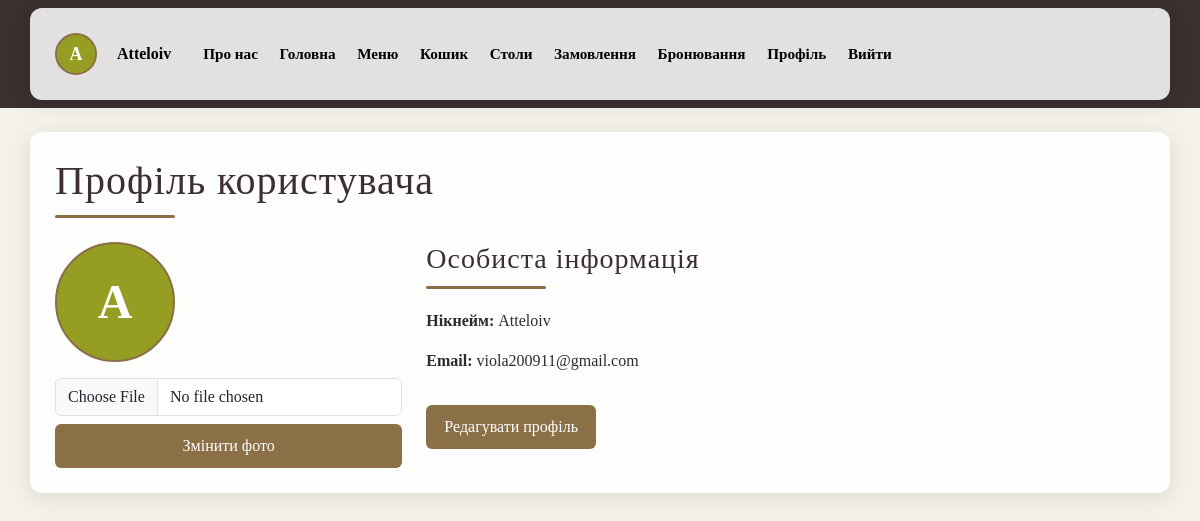
Screenshot of /profile/ (signed in) with the database file from the repository.
### database.py (models this page shows, shortened)
class Base(DeclarativeBase):
    def create_db(self):
        Base.metadata.create_all(engine)
    def drop_db(self):
        Base.metadata.drop_all(engine)

class Users(UserMixin, Base):
    __tablename__ = "users"
    id: Mapped[int] = mapped_column(primary_key=True)
    nickname: Mapped[str] = mapped_column(String(100), unique=True)
    email: Mapped[str] = mapped_column(String(150), unique=True)
    password: Mapped[str] = mapped_column(String(100))
    status_admin: Mapped[bool] = mapped_column(Boolean, default=False)
    avatar_color: Mapped[str] = mapped_column(String(20), nullable=True)
    avatar_letter: Mapped[str] = mapped_column(String(2), nullable=True)
    avatar_image: Mapped[str] = mapped_column(String(200), nullable=True)
    orders = relationship("Orders", back_populates="user", cascade="all, delete")
    reservations = relationship("Reservations", back_populates="user", cascade="all, delete")

### main.py (the view)
@app.route('/profile/')
@login_required
def profile():
    user = get_user_profile(current_user.id)
    return render_template('profile.html', user=user)

### database.py (called while the page is built)
def search_user(user_id):
    with Session() as session:
        user = session.query(Users).filter_by(id=user_id).first()
        return user

def get_user_profile(user_id: int):
    with Session() as session:
        user = session.query(Users).filter_by(id=user_id).first()
        if user:
            session.refresh(user)
        return user

### main.py (called while the page is built)
@login_manager.user_loader
def load_user(user_id):
    return search_user(user_id)

### templates/profile.html (shortened to what this page needs)
{% extends "base.html" %}
{% block content %}
<h1>Профіль користувача</h1>
<div class="decor-line"></div>
<div class="row mt-4">
    <div class="col-md-4 text-center">
        {% if current_user.avatar_image %}
        <img src="{{ url_for('static', filename='images/profile/' + current_user.avatar_image) }}" class="avatar"
            style="width:120px;height:120px;">
        {% else %}
        <div class="avatar-circle"
            style="width:120px;height:120px;font-size:48px;background:{{ current_user.avatar_color }}">
            {{ current_user.avatar_letter }}
        </div>
        {% endif %}
        <form action="{{ url_for('upload_avatar') }}" method="POST" enctype="multipart/form-data" class="mt-3">
            <input type="file" name="avatar" class="form-control mb-2">
            <button class="btn btn-custom w-100">Змінити фото</button>
        </form>
    </div>
    <div class="col-md-8">
        <h3>Особиста інформація</h3>
        <div class="decor-line"></div>
        <p><strong>Нікнейм:</strong> {{ current_user.nickname }}</p>
        <p><strong>Email:</strong> {{ current_user.email }}</p>
        <a href="{{ url_for('edit_profile') }}" class="btn btn-custom mt-3">Редагувати профіль</a>
    </div>
</div>
{% endblock %}

### templates/base.html (shortened to what this page needs)
<!DOCTYPE html>
<html lang="en">
<head>
    <link href="https://cdn.jsdelivr.net/npm/bootstrap@5.3.8/dist/css/bootstrap.min.css" rel="stylesheet"
>
</head>
<body>
    <nav class="navbar navbar-dark bg-dark mb-4">
        <div class="container d-flex flex-wrap align-items-center gap-2 gap-md-3">
            {% if current_user.is_authenticated %}
            {% if current_user.avatar_image %}
            <img src="{{ url_for('static', filename='images/profile/' + current_user.avatar_image) }}" class="avatar">
            {% else %}
            <div class="avatar-circle" style="background: {{ current_user.avatar_color }}">
                {{ current_user.avatar_letter }}
            </div>
            {% endif %}
            <span class="ms-1 navbar-user me-2 me-md-3">{{ current_user.nickname }}</span>
            <a class="navbar-brand py-1" href="{{ url_for('about_us') }}">Про нас</a>
            <a class="navbar-brand py-1" href="{{ url_for('home_page') }}">Головна</a>
            <a class="navbar-brand py-1" href="{{ url_for('menu') }}">Меню</a>
            <a class="navbar-brand py-1" href="{{ url_for('cart') }}">Кошик</a>
            <a class="navbar-brand py-1" href="{{ url_for('tables') }}">Столи</a>
            <a class="navbar-brand py-1" href="{{ url_for('orders') }}">Замовлення</a>
            <a class="navbar-brand py-1" href="{{ url_for('reservations') }}">Бронювання</a>
            <a class="navbar-brand py-1" href="{{ url_for('profile') }}">Профіль</a>
            <a class="navbar-brand py-1" href="javascript:void(0)" onclick="confirmLogout()">Вийти</a>
            {% else %}
            <a class="navbar-brand py-1" href="{{ url_for('about_us') }}">Про нас</a>
            <a class="navbar-brand py-1" href="{{ url_for('login') }}">Увійти</a>
            <a class="navbar-brand py-1" href="{{ url_for('register') }}">Зареєструватись</a>
            {% endif %}
        </div>
    </nav>
    <main class="container">
        {% block content %}
        {% endblock %}
    </main>
</body>
</html>

### templates/base.html (style rules this page uses)
.avatar-circle { width: 40px; height: 40px; border-radius: 50%; color: white; font-weight: bold; display: flex; justify-content: center; align-items: center; font-size: 18px; }
body { background: #f4f1e8; font-family: "Georgia", "Times New Roman", serif; color: #2c2c2c; }
.container { background: rgba(255, 255, 255, 0.85); padding: 25px; border-radius: 12px; box-shadow: 0 4px 20px rgba(0, 0, 0, 0.1); }
h1, h2, h3 { font-family: "Cinzel", serif; letter-spacing: 1px; color: #3b2f2f; }
.decor-line { width: 120px; height: 3px; background: #8b6f47; margin: 10px 0 20px 0; border-radius: 2px; }
.btn-custom { background: #8b6f47; color: white; border: none; padding: 10px 18px; border-radius: 6px; transition: 0.3s; }
input, textarea, select { border: 1px solid #c8b79b; border-radius: 6px; padding: 10px; background: #fffdf8; }
.avatar-circle { width: 42px; height: 42px; border-radius: 50%; color: white; font-weight: bold; display: flex; justify-content: center; align-items: center; font-size: 18px; border: 2px solid #8b6f47; }
.navbar { background: #3b2f2f !important; }
.navbar>.container { justify-content: flex-start !important; }
.navbar .navbar-brand { color: #000000 !important; font-family: "Cinzel", serif; font-weight: 600; font-size: 0.95rem; margin-right: 0.35rem; text-shadow: none; transition: color 0.2s, transform 0.2s; }
.navbar .navbar-user { color: #000000 !important; font-weight: 600; text-shadow: none; }

### rows the page displays
Users: avatar_letter "A", nickname "Atteloiv", email "viola200911@gmail.com"
